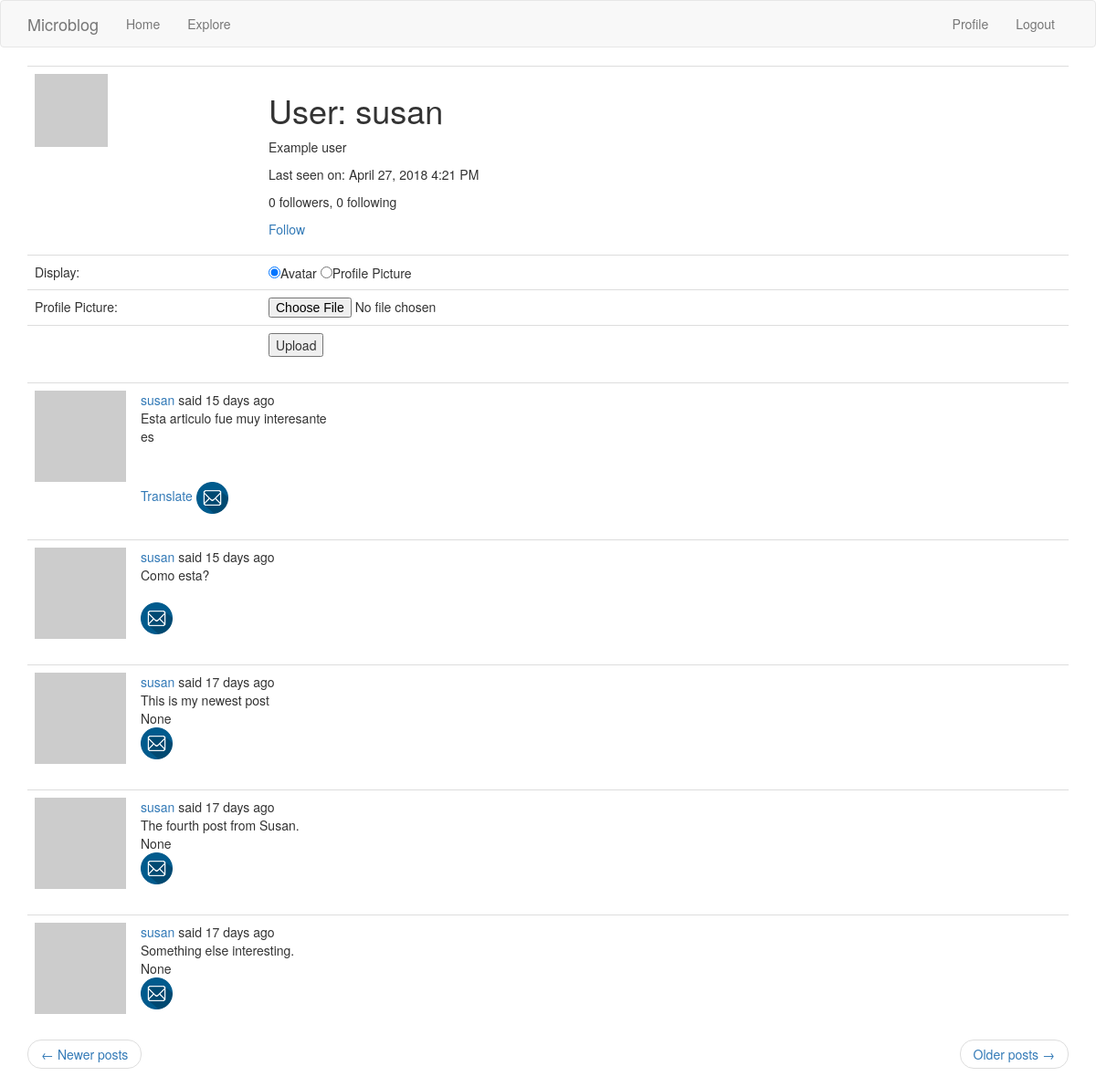
The app's page /user/susan?page=2 (signed in) with its own data.
### app/models.py (models this page shows, shortened)
class User(UserMixin, db.Model):
	id = db.Column(db.Integer, primary_key=True)
	username = db.Column(db.String(64), index=True, unique=True)
	email = db.Column(db.String(120), index=True, unique=True)
	password_hash = db.Column(db.String(128))
	posts = db.relationship('Post', backref='author', lazy='dynamic')
	about_me = db.Column(db.String(140))
	displayProfilePicture = db.Column(db.Boolean,default=False)
	last_seen = db.Column(db.DateTime, default=datetime.utcnow)
	followed = db.relationship(
        'User', secondary=followers,
        primaryjoin=(followers.c.follower_id == id),
        secondaryjoin=(followers.c.followed_id == id),
        backref=db.backref('followers', lazy='dynamic'), lazy='dynamic')
	def avatar(self, size):
		digest = md5(self.email.lower().encode('utf-8')).hexdigest()
		return 'https://www.gravatar.com/avatar/{}?d=identicon&s={}'.format(digest, size)
	def is_following(self, user):
		return self.followed.filter(followers.c.followed_id == user.id).count() > 0

class Post(db.Model):
    id = db.Column(db.Integer, primary_key=True)
    body = db.Column(db.String(140))
    timestamp = db.Column(db.DateTime, index=True, default=datetime.utcnow)
    user_id = db.Column(db.Integer, db.ForeignKey('user.id'))
    language = db.Column(db.String(5))

### app/routes.py (the view)
@app.route('/user/<username>')
@login_required
def user(username):
    user = User.query.filter_by(username=username).first_or_404()
    page = request.args.get('page', 1, type=int)
    posts = user.posts.order_by(Post.timestamp.desc()).paginate(
        page, app.config['POSTS_PER_PAGE'], False)
    next_url = url_for('user', username=user.username, page=posts.next_num) \
        if posts.has_next else None
    prev_url = url_for('user', username=user.username, page=posts.prev_num) \
        if posts.has_prev else None
    return render_template('user.html', user=user, posts=posts.items,
                           next_url=next_url, prev_url=prev_url)

### app/models.py (called while the page is built)
@login.user_loader
def load_user(id):
	return User.query.get(int(id))

### app/routes.py (called while the page is built)
@app.before_request
def before_request():
    if current_user.is_authenticated:
        current_user.last_seen = datetime.utcnow()
        db.session.commit()
    g.locale = str(get_locale())

### app/templates/user.html
{% extends "base.html" %}
{% block app_content %}
	<form action="/uploadpicture" method="post" enctype='multipart/form-data'>
		<table class="table table-hover">
			<tr>
				<td width="256px" style="max-width:256px;">{% if user.displayProfilePicture == None or user.displayProfilePicture == False %}<img src="{{ user.avatar(240) }}">
				{% else %}
				<img width="240px" height="240px" src="{{ url_for('profilepictures',path=user.username+'.png') }}">
				{% endif %}</td>
				<td>
					<h1>{{ _('User') }}: {{ user.username }}</h1>
					{% if user.about_me %}<p>{{ user.about_me }}</p>{% endif %}
					{% if user.last_seen %}
					<p>{{ _('Last seen on') }}: {{ moment(user.last_seen).format('LLL') }}</p>
					{% endif %}
					<p>{{ _('%(count)d followers', count=user.followers.count()) }}, {{ _('%(count)d following', count=user.followed.count()) }}</p>
					{% if user == current_user %}
					<p><a href="{{ url_for('edit_profile') }}">{{ _('Edit your profile') }}</a></p>
					{% elif not current_user.is_following(user) %}
					<p><a href="{{ url_for('follow', username=user.username) }}">{{ _('Follow') }}</a></p>
					{% else %}
					<p><a href="{{ url_for('unfollow', username=user.username) }}">{{ _('Unfollow') }}</a></p>
					{% endif %}
				</td>
			</tr>
			<tr>
				<td>Display:</td>
				<td>
					<input type="radio" id="profilepic1" name="profilepic" value="Avatar" {% if user.displayProfilePicture == None or user.displayProfilePicture == False %}checked{% else %}false{% endif %}>Avatar</input>
					<input type="radio" id="profilepic2" name="profilepic" value="ProfilePic" {% if user.displayProfilePicture == True %}checked{% else %}false{% endif %}>Profile Picture</input>
				</td>
			</tr>
			<tr>
				<td>Profile Picture:</td>
				<td>
					<input type="file" name="photo" id="photo"/>
				</td>
			</tr>
			<tr>
				<td></td>
				<td><input type="submit" value="Upload" /></td>
			</tr>
		</table>
	</form>
    {% for post in posts %}
        {% include '_post.html' %}
    {% endfor %}
    <nav aria-label="...">
        <ul class="pager">
            <li class="previous{% if not prev_url %} disabled{% endif %}">
                <a href="{{ prev_url or '#' }}">
                    <span aria-hidden="true">&larr;</span> {{ _('Newer posts') }}
                </a>
            </li>
            <li class="next{% if not next_url %} disabled{% endif %}">
                <a href="{{ next_url or '#' }}">
                    {{ _('Older posts') }} <span aria-hidden="true">&rarr;</span>
                </a>
            </li>
        </ul>
    </nav>
{% endblock %}

### app/templates/_post.html (shortened to what this page needs)
    <table class="table table-hover">
        <tr>
            <td width="70px">
                <a href="{{ url_for('user', username=post.author.username) }}">
					<img width="100px" height="100px" src="{{ url_for('profilepictures',path=post.author.username+'.png') }}" onerror="this.src='{{ post.author.avatar(70) }}'">
                </a>
            </td>
            <td>
                {{ _('%(username)s said %(when)s',
                    username=user_link, when=moment(post.timestamp).fromNow()) }}
                <br>
                <span id="post{{ post.id }}">{{ post.body }}</span>
                <br>
                <span>{{post.language}}</span>
                <br>
                {% if post.language and post.language != g.locale %}
                <br><br>
                <span id="translation{{ post.id }}">
                    <a href="javascript:translate(
                                '#post{{ post.id }}',
                                '#translation{{ post.id }}',
                                '{{ post.language }}',
                                '{{ g.locale }}');">{{ _('Translate') }}</a>
                </span>
                {% endif %}
				<span>
					<a href="{{ url_for('sendemail', post=post.id) }}">
						<img src="{{ url_for('loadimage', filename='email-icon.png') }}" width="35" height="35"/>
					</a>
				</span>
            </td>
        </tr>
    </table>

### records on screen
User: username "susan", about_me "Example user", last_seen "April 27, 2018 4:21 PM", displayProfilePicture "☑"
Post: body "Esta articulo fue muy interesante", language "es"
Post: body "Como esta?"
Post: body "This is my newest post", language "None"
Post: body "The fourth post from Susan.", language "None"
Post: body "Something else interesting.", language "None"
